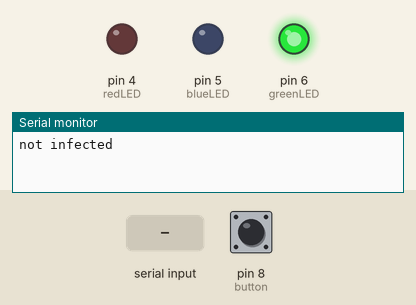
Simulated run of this sketch. Board: Arduino Uno, built with avr-gcc and run on an emulated ATmega328P. On the bench: output pins drawn as LEDs (lit = HIGH), the last lines printed to the serial monitor. The inputs (shaded band) are chosen by the test bench; at power-on: pin 8 (button) LOW. Random numbers use the default seed unless the sketch sets one.

Above: at 1.2 s.
1.3 s: pin 8 (button) pulled HIGH for 0.15 s
At 2.0 s:
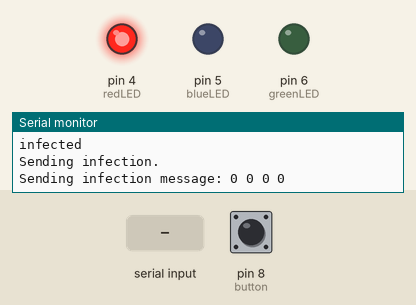
3.0 s: "0" received over the second serial link
Timing chart, 0 to 6.0 s (numbered marks = the images above; inputs shaded):
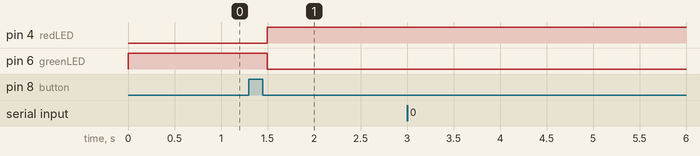

The sketch:

infection.ino
```cpp
#include <SoftwareSerial.h>

#define redLED 4    // infected
#define greenLED 6  // not infected
#define blueLED 5   // leader
#define button 8

#define MAX_UID_SIZE 65535

SoftwareSerial XBee(2, 3); // RX, TX

bool leader = false;
bool infected = false;
bool immune = false;

uint16_t uid;
uint16_t leader_uid;
byte *message = (byte*) malloc(4);
char leaderAlive = '1';

void printMessage() {
  for(int i = 0; i < 4; i++) {
    Serial.print(message[i]);
    Serial.print(" ");
  }
   Serial.println();
}
void uidArray(byte *message, uint16_t uid, char infectionMsg, char isLeaderAlive){
  message[0] = (byte)(uid >> 8);
  message[1] = (byte)uid;
  message[2] = (byte)infectionMsg;
  message[3] = (byte)isLeaderAlive;
}

int buttonState;            // current reading of button
int lastButtonState = LOW;  // the previous reading from the input pin
long lastDebounceTime = 0;  // the last time button was toggled
long debounceDelay = 50;    // the debounce time, increase if output flickers

void setup() {
  XBee.begin(9600);
  Serial.begin(9600);
  pinMode(redLED, OUTPUT);
  pinMode(greenLED, OUTPUT);
  pinMode(blueLED, OUTPUT);
  pinMode(button, INPUT);
  uid = random(1, MAX_UID_SIZE);
  lightLED();
}

// lights LED states for leader, infected, not infected
void lightLED() {
  if(leader) {
    digitalWrite(blueLED, HIGH);
    digitalWrite(greenLED, LOW);
    digitalWrite(redLED, LOW);
    Serial.println("Leader");
  }

  if(!leader && !infected) {
    digitalWrite(greenLED, HIGH);
    digitalWrite(blueLED, LOW);
    digitalWrite(redLED, LOW);
    Serial.println("not infected");
  }

  if(!leader && infected) {
    digitalWrite(redLED, HIGH);
    digitalWrite(blueLED, LOW);
    digitalWrite(greenLED, LOW);
    Serial.println("infected");
  }
}

// The leader sends a clear infection message
void sendClearInfection() {

  uidArray(message, (uint16_t)65535, '1', leaderAlive);
  Serial.print("Sending clear message: ");
  printMessage();
  XBee.write((char*)message);
}

// non-leader sends an infection message
void spreadInfection() {
  if(leader) {
    return;  // leader cannot send infection message
  }
  Serial.print("Sending infection message: ");
  printMessage();
  uidArray(message, (uint16_t)65535, '2', leaderAlive);
  XBee.write((char*)message);
}

// non-leader receives an infection message
void infectionReceived() {
  if(leader){
    return;  // leaders cannot get infected
  }
  infected = true;
  lightLED();
}

void clearReceived() {
  // non leader receives a clear infection message
  infected = false;
  lightLED();
  //delay(2000); // cannot be infected 2 seconds after clear
  immune = true;
}

// detects input of button with debouncing
void checkButtonInput() {
  int reading = digitalRead(button);  // current reading of button, debouncing

  // switch changed due to noise or pressing
  if (reading != lastButtonState) {
    lastDebounceTime = millis();      // reset the debouncing timer
  }

  // delay time for debouncing has been reached
  if ((millis() - lastDebounceTime) > debounceDelay) {

    if (reading != buttonState) {     // button state changed
      buttonState = reading;

      // button press was detected with debouncing taken into account
      if (buttonState == LOW) {
        Serial.println("button pressed");
        if(leader) {
          Serial.println("Sending clear.");
          sendClearInfection();  // leader sends clear infection message
        }
        else {
          //if(infected) return;        // if already infected, cannot get another infection
          infected = true;            // non-leader is infected
          lightLED();
          Serial.println("Sending infection.");
          spreadInfection();          // non-leader sends infection message
          return;
        }
        lightLED(); // change state of LEDs accordingly
      }
    }
  }
  lastButtonState = reading;
}

void printReceivedMessage(char* messageRead) {
  Serial.println("Message received: ");
    for(int i = 0; i < 4; i++) {
      Serial.print((int)messageRead[i]);
      Serial.print(" ");
  }
  Serial.println();
}

void readMessage(char* messageRead) {
   if(messageRead[2] == '0') return; // do nothing command
   if(messageRead[2] == '1') {
      Serial.println("------------------------------clear------------------------------");
      if(!infected){
        return;
      }
      Serial.println("Clear infection message received.");
      clearReceived();
      sendClearInfection();
      Serial.println("------------------------------------------------------------");
   }
   else if(messageRead[2] == '2') {
      Serial.println("------------------------------infection------------------------------");
      if(infected){ // cannot get infected again
        return;
      }
      Serial.println("Infection message received.");
      infectionReceived();
      spreadInfection();
      Serial.println("------------------------------------------------------------");
   }
}

unsigned int readXBee() {
  int counter = 0;
  char messageRead[4];
  bool xbeeAvailable = false;

  while(XBee.available()) {
    if(counter == 4){
      //read_flag = 1;
      break;
    }
    xbeeAvailable = true;
    // message: uid doNothing(0)/clear(1)/send(2)Infection
    messageRead[counter] = XBee.read();
    Serial.print("Reading Message at counter ");
    Serial.print(counter);
    Serial.print(": ");
    Serial.println((int)messageRead[counter]);
    counter++;
  }
  if(xbeeAvailable) {
    printReceivedMessage(messageRead);
    readMessage(messageRead);
    return 0; // not sure what to return here
  }
  else {
    return 0;
  }
}

void loop() {
  if(!immune){
    checkButtonInput();
  }
  else {
    delay(2000);
    immune = false;
  }
  readXBee();
}
```

Measured:
- after the input at 1.3 s, pin 4 (redLED): LOW → HIGH after 0.20 s; pin 6 (greenLED): HIGH → LOW after 0.20 s
